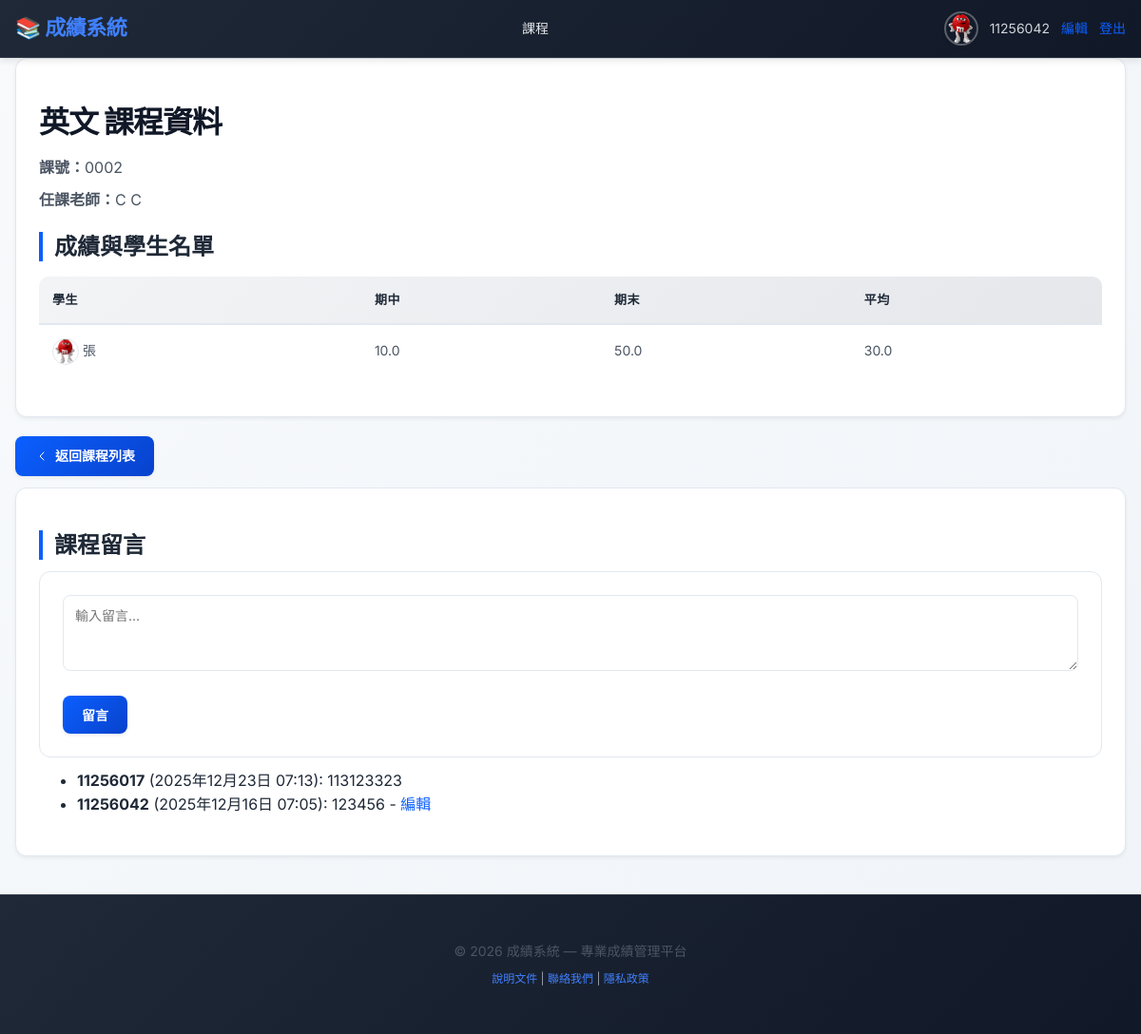
Page /courses/3/ (signed in) on the committed database.
### catalog/models.py (models this page shows, shortened)
class Profile(models.Model):
    ROLE_CHOICES = (
        ("student", "學生"),
        ("teacher", "教師"),
    )
    user = models.OneToOneField(User, on_delete=models.CASCADE)
    role = models.CharField("身份", max_length=10, choices=ROLE_CHOICES, default="student")
    avatar = models.ImageField("大頭貼", upload_to="avatars/", null=True, blank=True)

class Course(models.Model):
    name = models.CharField("課名", max_length=100)
    course_code = models.CharField("課號", max_length=20, unique=True)
    teacher = models.CharField("任課老師", max_length=50, blank=True)
    teacher_user = models.ForeignKey(User, null=True, blank=True, on_delete=models.SET_NULL, related_name="teaching_courses")

class Enrollment(models.Model):
    student = models.ForeignKey(Student, on_delete=models.CASCADE)
    course = models.ForeignKey(Course, on_delete=models.CASCADE)
    midterm_score = models.FloatField("期中分數", default=0)
    final_score = models.FloatField("期末分數", default=0)
    class Meta:
        unique_together = ('student', 'course')
    @property
    def average(self):
        return (self.midterm_score + self.final_score) / 2

class Student(models.Model):
    name = models.CharField("學生姓名", max_length=100)
    student_id = models.CharField("學號", max_length=20, unique=True)

class Comment(models.Model):
    course = models.ForeignKey(Course, on_delete=models.CASCADE, related_name="comments")
    author = models.ForeignKey(User, on_delete=models.CASCADE)
    content = models.TextField("內容")
    created_at = models.DateTimeField(auto_now_add=True)
    updated_at = models.DateTimeField(auto_now=True)

### catalog/views.py (the view)
# urls.py: path('courses/<int:pk>/', views.course_detail, name='course_detail'),
@login_required
def course_detail(request, pk):
    course = get_object_or_404(Course, pk=pk)
    current_student = get_current_student(request)
    if hasattr(request.user, 'profile') and getattr(request.user.profile, 'role', None) == 'student' and current_student:
        enrollments = Enrollment.objects.filter(course=course, student=current_student)
    else:
        enrollments = Enrollment.objects.filter(course=course)
    comments = course.comments.select_related('author').order_by('-created_at')
    is_course_teacher = hasattr(request.user, 'profile') and request.user.profile.role == 'teacher' and course.teacher_user == request.user
    is_staff = request.user.is_staff
    if request.method == 'POST' and request.POST.get('comment'):
        Comment.objects.create(course=course, author=request.user, content=request.POST.get('comment'))
        return redirect('course_detail', pk=pk)
    return render(request, 'course_detail.html', {
        'course': course,
        'enrollments': enrollments,
        'comments': comments,
        'is_course_teacher': is_course_teacher,
        'is_staff': is_staff,
        'current_student': current_student,
    })

### catalog/templatetags/profile_extras.py (called while the page is built)
@register.simple_tag
def student_avatar(student):
    try:
        user = User.objects.get(username=student.student_id)
        if hasattr(user, 'profile') and user.profile.avatar:
            return user.profile.avatar.url
    except User.DoesNotExist:
        pass
    return settings.MEDIA_URL + 'avatars/red.avif'

### catalog/views.py (called while the page is built, shortened)
def get_current_student(request):
    if not request.user.is_authenticated:
        return None
    student = Student.objects.filter(student_id=request.user.username).first()
    if student:
        return student

### templates/course_detail.html (shortened to what this page needs)
{% extends 'base.html' %}
{% block content %}
  <div class="compact">
    <div class="card">
      <h1>{{ course.name }} 課程資料</h1>
      <p><strong>課號：</strong>{{ course.course_code }}</p>
      <p><strong>任課老師：</strong>{% if course.teacher_user %}{{ course.teacher_user.get_full_name|default:course.teacher_user.username }}{% else %}{{ course.teacher }}{% endif %}</p>
      <h2>成績與學生名單</h2>
      <table class="table">
        <thead>
          <tr>
            <th>學生</th>
            <th>期中</th>
            <th>期末</th>
            <th>平均</th>
          </tr>
        </thead>
        <tbody>
          {% load profile_extras %}
          {% for e in enrollments %}
          <tr>
            <td>
              {% student_avatar e.student as avatar_url %}
              <img src="{{ avatar_url }}" class="avatar-sm" alt="avatar" style="width:24px; height:24px; border-radius:50%; vertical-align:middle;">
              {{ e.student.name }}
            </td>
            {% if is_course_teacher or is_staff %}
                <td>{{ e.midterm_score }}</td>
                <td>{{ e.final_score }}</td>
                <td>{{ e.average }}</td>
            {% elif current_student %}
                {% if e.student.id == current_student.id %}
                    <td>{{ e.midterm_score }}</td>
                    <td>{{ e.final_score }}</td>
                    <td>{{ e.average }}</td>
                {% else %}
                    <td>—</td><td>—</td><td>—</td>
                {% endif %}
            {% else %}
                <td>—</td><td>—</td><td>—</td>
            {% endif %}
          </tr>
          {% endfor %}
        </tbody>
      </table>
    </div>
  </div>
  <div class="actions" style="margin-top:8px; display:flex; gap:10px; align-items:center;">
    <a class="button btn-icon" href="{% url 'course_list' %}">
      <svg viewBox="0 0 24 24" fill="none" xmlns="http://www.w3.org/2000/svg" style="width:16px;"><path d="M15 18l-6-6 6-6" stroke="#fff" stroke-width="1.5" stroke-linecap="round" stroke-linejoin="round"/></svg>
      返回課程列表
    </a>
  </div>
  <div class="card" style="margin-top:12px">
    <h2>課程留言</h2>
    <form method="post" class="form">
      <div class="form-row">
          <textarea name="comment" rows="2" placeholder="輸入留言..."></textarea>
      </div>
      <button class="button" type="submit">留言</button>
    </form>
    <ul style="margin-top:12px">
      {% for c in comments %}
      <li>
          <strong>{{ c.author.username }}</strong> ({{ c.created_at }}): {{ c.content }}
          {% if c.author == user %} - <a href="{% url 'edit_comment' c.id %}">編輯</a>{% endif %}
      </li>
      {% empty %}
      <li>尚無留言</li>
      {% endfor %}
    </ul>
  </div>
{% endblock %}

### templates/base.html (shortened to what this page needs)
{% load static %}
<!DOCTYPE html>
<html lang="zh-Hant">
<head>
  <link rel="stylesheet" href="{% static 'css/styles.css' %}">
</head>
<body>
{% block header %}
<header class="site-header">
  <div class="container">
    <nav class="nav">
      <div class="brand">
        <a href="{% url 'index' %}">📚 成績系統</a>
      </div>
      <div class="nav-links">
        {% if user.is_authenticated %}
          <a href="{% url 'course_list' %}">課程</a>
        {% endif %}
      </div>
      <div class="user-area">
        {% if user.is_authenticated %}
          {% if user.profile.avatar %}
            <img class="avatar" src="{{ user.profile.avatar.url }}" alt="avatar">
          {% else %}
            <img class="avatar" src="{{ MEDIA_URL }}avatars/red.avif" alt="avatar">
          {% endif %}
          <span>{{ user.username }}</span>
          <a href="{% url 'edit_profile' %}">編輯</a>
          <a href="{% url 'logout' %}">登出</a>
        {% else %}
          <a href="{% url 'login' %}">登入</a>
          <a href="{% url 'register' %}">註冊</a>
        {% endif %}
      </div>
    </nav>
  </div>
</header>
{% endblock %}
<main class="container">
  {% block content %}{% endblock %}
</main>
<footer class="site-footer">
  <div class="container">
    <p>&copy; {% now "Y" %} 成績系統 — 專業成績管理平台</p>
    <p style="font-size: 12px; color: #9ca3af; margin-top: 8px;">
      <a href="#">說明文件</a> | <a href="#">聯絡我們</a> | <a href="#">隱私政策</a>
    </p>
  </div>
</footer>
</body>
</html>

### rows in the picture
Course: name "英文", course_code "0002", teacher_user.get_full_name "C C"
Enrollment: student.name "張", midterm_score "10.0", final_score "50.0", average "30.0"
Comment: author.username "11256017", created_at "2025年12月23日 07:13", content "113123323"
Comment: author.username "11256042", created_at "2025年12月16日 07:05", content "123456", shows "編輯"

### other values in the picture
{{ user.username }} "11256042"
